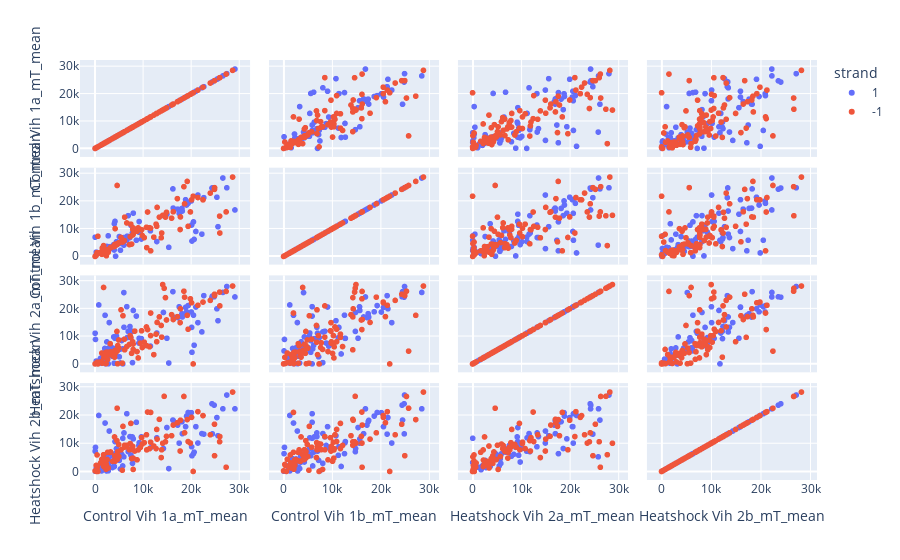

Notebook cell for this chart:
### Markdown cell above
#### 4. See what basic scatterplot matrix looks like

### Code cell
dimensions = []
for i in HS30_full_df.columns:
    if "mT_mean" in i:
        dimensions.append(i)
fig = px.scatter_matrix(HS30_full_df, dimensions = dimensions, color="strand")
fig.show()
